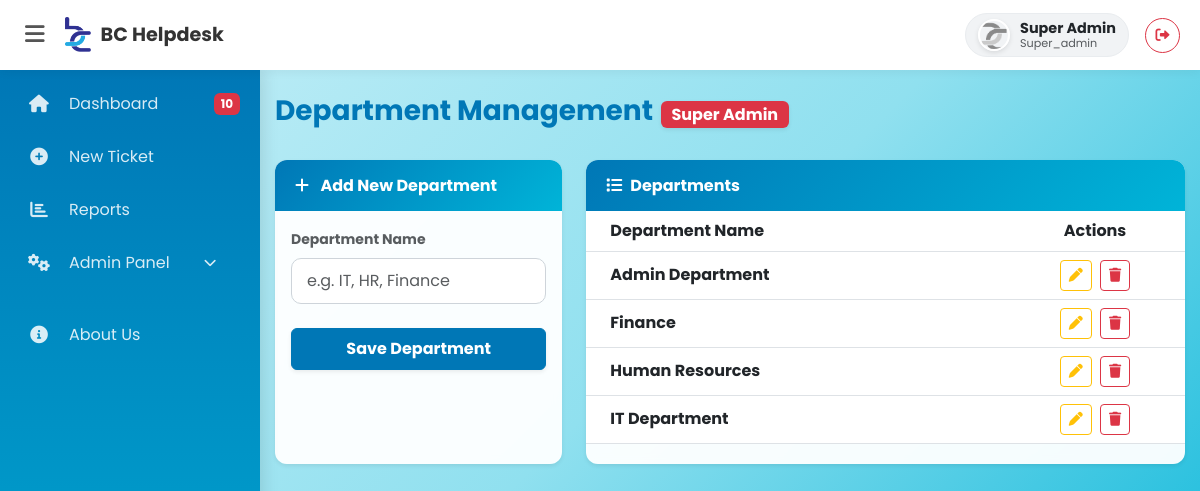
The app's page /admin_departments.php (signed in) with its own data.
### tables this page shows
CREATE TABLE `users` (
  `id` int(11) NOT NULL,
  `username` varchar(50) NOT NULL,
  `email` varchar(100) NOT NULL,
  `phone` varchar(20) DEFAULT NULL,
  `password` varchar(255) NOT NULL,
  `role` varchar(50) NOT NULL DEFAULT 'employee',
  `is_active` tinyint(1) DEFAULT '0',
  `created_at` timestamp NULL DEFAULT CURRENT_TIMESTAMP,
  `branch_id` int(11) DEFAULT NULL,
  `profile_image` varchar(255) DEFAULT NULL,
  `dept_id` int(11) DEFAULT NULL,
  `reset_token` varchar(10) DEFAULT NULL,
  `reset_expires` datetime DEFAULT NULL
);

CREATE TABLE `departments` (
  `id` int(11) NOT NULL,
  `name` varchar(100) NOT NULL,
  `created_at` timestamp NULL DEFAULT CURRENT_TIMESTAMP
);

### admin_departments.php (the view, shortened to what this page needs)
<?php
require 'config/db.php';
require 'includes/header.php';
require 'includes/navbar.php';
$edit_mode = false;
$edit_data = ['name' => '', 'id' => ''];
$depts = $conn->query("SELECT * FROM departments ORDER BY name ASC");
?>
<div class="container mt-4 mb-5">
    <div class="d-flex align-items-center mb-4 gap-2">
        <h3 class="fw-bold" style="color: #0077b6;">Department Management</h3>
        <span class="badge bg-danger fs-6 shadow-sm">Super Admin</span>
    </div>
    <div class="row g-4">
        <div class="col-lg-4">
            <div class="card shadow-sm h-100">
                <div class="card-header <?= $edit_mode ? 'bg-warning text-dark' : 'theme-header' ?>">
                    <h5 class="mb-0 fs-6 fw-bold <?= $edit_mode ? '' : 'text-white' ?>">
                        <?= $edit_mode ? '<i class="fas fa-edit me-2"></i> Edit Department' : '<i class="fas fa-plus me-2"></i> Add New Department' ?>
                    </h5>
                </div>
                <div class="card-body">
                    <form method="POST">
                        <div class="mb-4">
                            <label class="form-label fw-bold small text-muted">Department Name</label>
                            <input type="text" name="dept_name" class="form-control"
                                   value="<?= htmlspecialchars($edit_data['name']) ?>"
                                   placeholder="e.g. IT, HR, Finance" required>
                        </div>
                        <button type="submit" name="<?= $edit_mode ? 'update_dept' : 'add_dept' ?>"
                                class="btn <?= $edit_mode ? 'btn-warning' : 'btn-primary' ?> w-100 fw-bold shadow-sm">
                            <?= $edit_mode ? 'Save Changes' : 'Save Department' ?>
                        </button>
                    </form>
                </div>
            </div>
        </div>
        <div class="col-lg-8">
            <div class="card shadow-sm h-100">
                <div class="card-header theme-header">
                    <h5 class="mb-0 fs-6 fw-bold text-white"><i class="fas fa-list me-2"></i>Departments</h5>
                </div>
                <div class="card-body p-0">
                    <div class="table-responsive">
                        <table class="table table-hover align-middle mb-0">
                            <thead class="theme-table-head">
                                <tr>
                                    <th class="ps-4">Department Name</th>
                                    <th class="text-center" style="width: 180px;">Actions</th>
                                </tr>
                            </thead>
                            <tbody>
                                <?php if ($depts && $depts->num_rows > 0): ?>
                                    <?php while($row = $depts->fetch_assoc()): ?>
                                    <tr>
                                        <td class="ps-4 fw-bold text-dark"><?= htmlspecialchars($row['name']) ?></td>
                                        <td class="text-center">
                                            <a href="admin_departments.php?edit=<?= $row['id'] ?>" class="btn btn-sm btn-outline-warning me-1">
                                                <i class="fas fa-pen"></i>
                                            </a>
                                            <a href="admin_departments.php?delete=<?= $row['id'] ?>"
                                               class="btn btn-sm btn-outline-danger"
                                               onclick="return confirm('Delete this department?')">
                                                <i class="fas fa-trash"></i>
                                            </a>
                                        </td>
                                    </tr>
                                    <?php endwhile; ?>
                                <?php else: ?>
                                    <tr><td colspan="2" class="text-center py-5 text-muted">No departments found. Use the form to add one.</td></tr>
                                <?php endif; ?>
                            </tbody>
                        </table>
                    </div>
                </div>
            </div>
        </div>
    </div>
</div>
<?php require 'includes/footer.php'; ?>

### includes/navbar.php (shortened to what this page needs)
<?php
$pending_alert = 0;
if (isset($_SESSION['role']) && $_SESSION['role'] != 'employee' && isset($conn)) {
    $notify_sql = "SELECT COUNT(*) as count FROM tickets WHERE status = 'Open'";
    $notify_res = $conn->query($notify_sql);
    if ($notify_res) {
        $row = $notify_res->fetch_assoc();
        $pending_alert = $row['count'];
    }
}
$navbar_username = isset($_SESSION['username']) ? $_SESSION['username'] : "Guest";
$navbar_pic = "assets/images/default_avatar.png";
if (isset($_SESSION['user_id']) && isset($conn)) {
    $user_id = $_SESSION['user_id'];
    $sql = "SELECT username, profile_image FROM users WHERE id = $user_id";
    $result = mysqli_query($conn, $sql);
    if ($result && $row = mysqli_fetch_assoc($result)) {
        $navbar_username = $row['username'];
        if (!empty($row['profile_image']) && file_exists(__DIR__ . '/../uploads/' . $row['profile_image'])) {
            $navbar_pic = 'uploads/' . $row['profile_image'];
        }
    }
}
?>
<nav class="topbar">
    <div class="brand-area">
        <button id="menu-toggle" onclick="toggleSidebar()">
            <i class="fas fa-bars"></i>
        </button>
        <a href="dashboard.php" class="brand-link">
            <img src="assets/images/proflogo.png" alt="Logo">
            <span class="brand-text">BC Helpdesk</span>
        </a>
    </div>
    <div class="d-flex align-items-center">
        <a href="profile.php" class="text-decoration-none me-3">
            <div class="user-badge">
                <img src="<?= $navbar_pic ?>" alt="Profile" class="navbar-profile-pic">
                <div class="d-flex flex-column" style="line-height: 1.1;">
                    <span class="fw-bold text-dark" style="font-size: 0.9rem;"><?= htmlspecialchars($navbar_username) ?></span>
                    <?php if(isset($_SESSION['role'])): ?>
                        <small class="text-muted" style="font-size: 0.7rem;"><?= ucfirst($_SESSION['role']) ?></small>
                    <?php endif; ?>
                </div>
            </div>
        </a>
        <a href="logout.php" class="btn btn-outline-danger btn-sm rounded-circle" title="Logout" style="width: 35px; height: 35px; display: flex; align-items: center; justify-content: center;">
            <i class="fas fa-sign-out-alt"></i>
        </a>
    </div>
</nav>
<div class="sidebar" id="sidebar-wrapper">
    <ul class="sidebar-nav">
        <li class="nav-item">
            <a class="nav-link" href="dashboard.php" title="Dashboard">
                <i class="fas fa-home"></i>
                <span>Dashboard</span>
                <?php if($pending_alert > 0): ?>
                    <span class="badge-alert"><?= $pending_alert ?></span>
                <?php endif; ?>
            </a>
        </li>
        <li class="nav-item">
            <a class="nav-link" href="ticket_create.php" title="New Ticket">
                <i class="fas fa-plus-circle"></i> <span>New Ticket</span>
            </a>
        </li>
        <?php if(isset($_SESSION['role']) && $_SESSION['role'] != 'employee'): ?>
        <li class="nav-item">
            <a class="nav-link" href="reports.php" title="Reports">
                <i class="fas fa-chart-bar"></i> <span>Reports</span>
            </a>
        </li>
        <?php endif; ?>
        <?php if(isset($_SESSION['role']) && ($_SESSION['role'] == 'super_admin' || $_SESSION['role'] == 'manager')): ?>
        <li class="nav-item">
            <a class="nav-link" data-bs-toggle="collapse" href="#adminSubmenu" role="button" aria-expanded="false" title="Admin Panel">
                <i class="fas fa-cogs"></i> <span>Admin Panel</span>
                <i class="fas fa-chevron-down ms-auto" style="font-size: 0.8rem;"></i>
            </a>
        </li>
        <?php endif; ?>
        <li class="nav-item mt-4">
            <a class="nav-link" href="about.php" title="About Us">
                <i class="fas fa-info-circle"></i> <span>About Us</span>
            </a>
        </li>
    </ul>
</div>

### includes/header.php (style rules this page uses)
:root { --primary-blue: #00b4d8; --light-blue: #caf0f8; --dark-blue: #0077b6; --glass-bg: rgba(255, 255, 255, 0.95); --glass-border: 1px solid rgba(255, 255, 255, 0.3); --glass-shadow: 0 8px 32px 0 rgba(31, 38, 135, 0.15); }
body { font-family: 'Poppins', sans-serif; background: linear-gradient(135deg, #caf0f8 0%, #90e0ef 50%, #00b4d8 100%); background-attachment: fixed; min-height: 100vh; color: #333; overflow-x: hidden; }
.card { background: var(--glass-bg) !important; backdrop-filter: blur(4px); border: var(--glass-border); box-shadow: var(--glass-shadow); border-radius: 15px; margin-bottom: 20px; transition: transform 0.2s ease, box-shadow 0.2s ease; width: 100%; }
.table { background-color: transparent !important; margin-bottom: 0; }
.table thead { background-color: var(--light-blue); color: var(--dark-blue); }
.table-responsive { overflow-x: auto; -webkit-overflow-scrolling: touch; }
.btn-primary { background-color: var(--primary-blue); border-color: var(--primary-blue); font-weight: 500; padding: 8px 16px; }
.form-control, .form-select { border-radius: 10px; border: 1px solid #ced4da; padding: 10px 15px; font-size: 1rem; }
h1, h2, h3, h4, h5 { color: var(--dark-blue); font-weight: 600; }
body > .container, body > .container-fluid { padding-bottom: 3rem; padding-left: 15px; padding-right: 15px; }

### includes/navbar.php (style rules this page uses)
:root { --sidebar-width: 260px; --sidebar-collapsed-width: 70px; --topbar-height: 70px; --sidebar-bg: linear-gradient(180deg, var(--dark-blue, #0d6efd) 0%, var(--primary-blue, #0a58ca) 100%); }
.sidebar { height: 100vh; width: var(--sidebar-width); position: fixed; top: var(--topbar-height); left: 0; background: var(--sidebar-bg); transition: width 0.3s ease, margin-left 0.3s ease; z-index: 1000; box-shadow: 4px 0 15px rgba(0,0,0,0.1); overflow-y: auto; padding-bottom: 50px; overflow-x: hidden; }
.sidebar-nav { list-style: none; padding: 0; margin: 0; margin-top: 10px; }
.sidebar-nav .nav-item { margin-bottom: 5px; width: 100%; position: relative; }
.sidebar-nav .nav-link { color: rgba(255,255,255,0.85); padding: 12px 20px; font-size: 1rem; display: flex; align-items: center; transition: background 0.2s, color 0.2s; border-left: 4px solid transparent; text-decoration: none; white-space: nowrap; overflow: hidden; position: relative; }
.sidebar-nav .nav-link i { min-width: 30px; text-align: center; margin-right: 15px; font-size: 1.1rem; }
.topbar { position: fixed; top: 0; left: 0; right: 0; height: var(--topbar-height); background: white; box-shadow: 0 2px 10px rgba(0,0,0,0.05); z-index: 1050; display: flex; align-items: center; justify-content: space-between; padding: 0 20px; }
.brand-area { display: flex; align-items: center; min-width: 200px; }
.brand-link { text-decoration: none; color: #333; display: flex; align-items: center; font-weight: 700; font-size: 1.2rem; }
.brand-link img { height: 35px; width: auto; margin-right: 10px; }
#menu-toggle { background: none; border: none; font-size: 1.4rem; color: #555; cursor: pointer; margin-right: 15px; padding: 5px; transition: 0.2s; }
body { padding-left: var(--sidebar-width); padding-top: var(--topbar-height); transition: padding-left 0.3s ease; background-color: #f8f9fa; }
.badge-alert { background-color: #dc3545; color: white; font-size: 0.75rem; padding: 2px 7px; border-radius: 6px; margin-left: auto; font-weight: bold; animation: pulse-red 2s infinite; }
.user-badge { display: flex; align-items: center; padding: 5px 12px; background: #f1f3f5; border-radius: 30px; transition: 0.2s; border: 1px solid #e9ecef; }
.navbar-profile-pic { width: 32px; height: 32px; object-fit: cover; border-radius: 50%; margin-right: 10px; border: 2px solid #fff; box-shadow: 0 2px 5px rgba(0,0,0,0.1); }

### admin_departments.php (style rules this page uses)
body { font-family: 'Poppins', sans-serif; background-color: #f8f9fa; }
.theme-header { background: linear-gradient(135deg, #0077b6 0%, #00b4d8 100%); color: white; border-bottom: none; font-weight: 600; }
.theme-table-head { background-color: #caf0f8 !important; color: #0077b6 !important; }
.card { border: none; border-radius: 12px; box-shadow: 0 4px 6px rgba(0,0,0,0.05); }
.card-header { border-radius: 12px 12px 0 0 !important; padding: 1rem 1.25rem; }
.btn-primary { background: #0077b6; border-color: #0077b6; }

### records on screen
users: profile_image (picture), username "Super Admin"
departments: name "Admin Department"
departments: name "Finance"
departments: name "Human Resources"
departments: name "IT Department"

### other values on screen
$_SESSION['role'] "Super_admin"
$pending_alert "10"
